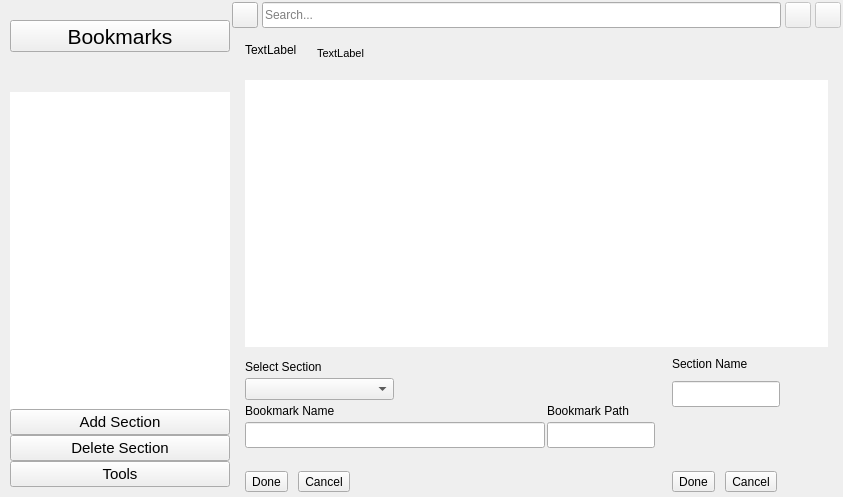
<?xml version="1.0" encoding="UTF-8"?>
<ui version="4.0">
 <class>bookmarks</class>
 <widget class="QWidget" name="bookmarks">
  <property name="geometry">
   <rect>
    <x>0</x>
    <y>0</y>
    <width>843</width>
    <height>497</height>
   </rect>
  </property>
  <property name="windowTitle">
   <string>Bookmarks</string>
  </property>
  <property name="windowIcon">
   <iconset>
    <normaloff>:/app/icons/app-icons/Bookmarks.svg</normaloff>:/app/icons/app-icons/Bookmarks.svg</iconset>
  </property>
  <property name="styleSheet">
   <string notr="true"/>
  </property>
  <layout class="QGridLayout" name="gridLayout_3">
   <property name="leftMargin">
    <number>0</number>
   </property>
   <property name="topMargin">
    <number>0</number>
   </property>
   <property name="rightMargin">
    <number>0</number>
   </property>
   <property name="bottomMargin">
    <number>0</number>
   </property>
   <property name="spacing">
    <number>0</number>
   </property>
   <item row="0" column="0" rowspan="3">
    <widget class="QWidget" name="shortcut" native="true">
     <property name="sizePolicy">
      <sizepolicy hsizetype="Expanding" vsizetype="Expanding">
       <horstretch>0</horstretch>
       <verstretch>0</verstretch>
      </sizepolicy>
     </property>
     <property name="minimumSize">
      <size>
       <width>200</width>
       <height>0</height>
      </size>
     </property>
     <property name="maximumSize">
      <size>
       <width>230</width>
       <height>16777215</height>
      </size>
     </property>
     <property name="accessibleName">
      <string>shortcut</string>
     </property>
     <layout class="QVBoxLayout" name="verticalLayout" stretch="0,0,0,0,0,0">
      <property name="spacing">
       <number>0</number>
      </property>
      <property name="leftMargin">
       <number>10</number>
      </property>
      <property name="topMargin">
       <number>20</number>
      </property>
      <property name="rightMargin">
       <number>0</number>
      </property>
      <property name="bottomMargin">
       <number>10</number>
      </property>
      <item>
       <widget class="QToolButton" name="appTitle">
        <property name="sizePolicy">
         <sizepolicy hsizetype="Preferred" vsizetype="Fixed">
          <horstretch>0</horstretch>
          <verstretch>0</verstretch>
         </sizepolicy>
        </property>
        <property name="font">
         <font>
          <pointsize>16</pointsize>
         </font>
        </property>
        <property name="focusPolicy">
         <enum>Qt::NoFocus</enum>
        </property>
        <property name="text">
         <string>Bookmarks</string>
        </property>
        <property name="icon">
         <iconset resource="icons.qrc">
          <normaloff>:/icons/Bookmarks.svg</normaloff>:/icons/Bookmarks.svg</iconset>
        </property>
        <property name="iconSize">
         <size>
          <width>24</width>
          <height>24</height>
         </size>
        </property>
        <property name="toolButtonStyle">
         <enum>Qt::ToolButtonTextBesideIcon</enum>
        </property>
       </widget>
      </item>
      <item>
       <spacer name="verticalSpacer">
        <property name="orientation">
         <enum>Qt::Vertical</enum>
        </property>
        <property name="sizeType">
         <enum>QSizePolicy::Fixed</enum>
        </property>
        <property name="sizeHint" stdset="0">
         <size>
          <width>20</width>
          <height>40</height>
         </size>
        </property>
       </spacer>
      </item>
      <item>
       <widget class="QListWidget" name="section">
        <property name="font">
         <font>
          <pointsize>11</pointsize>
          <weight>50</weight>
          <bold>false</bold>
         </font>
        </property>
        <property name="focusPolicy">
         <enum>Qt::NoFocus</enum>
        </property>
        <property name="styleSheet">
         <string notr="true"/>
        </property>
        <property name="frameShape">
         <enum>QFrame::NoFrame</enum>
        </property>
        <property name="editTriggers">
         <set>QAbstractItemView::NoEditTriggers</set>
        </property>
        <property name="showDropIndicator" stdset="0">
         <bool>false</bool>
        </property>
       </widget>
      </item>
      <item>
       <widget class="QPushButton" name="addSection">
        <property name="font">
         <font>
          <pointsize>11</pointsize>
         </font>
        </property>
        <property name="focusPolicy">
         <enum>Qt::NoFocus</enum>
        </property>
        <property name="styleSheet">
         <string notr="true"/>
        </property>
        <property name="text">
         <string>Add Section</string>
        </property>
        <property name="icon">
         <iconset resource="icons.qrc">
          <normaloff>:/icons/new_section.svg</normaloff>:/icons/new_section.svg</iconset>
        </property>
        <property name="iconSize">
         <size>
          <width>22</width>
          <height>22</height>
         </size>
        </property>
        <property name="checkable">
         <bool>false</bool>
        </property>
       </widget>
      </item>
      <item>
       <widget class="QPushButton" name="deleteSection">
        <property name="enabled">
         <bool>true</bool>
        </property>
        <property name="font">
         <font>
          <pointsize>11</pointsize>
          <weight>50</weight>
          <bold>false</bold>
         </font>
        </property>
        <property name="focusPolicy">
         <enum>Qt::NoFocus</enum>
        </property>
        <property name="text">
         <string>Delete Section</string>
        </property>
        <property name="icon">
         <iconset resource="icons.qrc">
          <normaloff>:/icons/delete.svg</normaloff>:/icons/delete.svg</iconset>
        </property>
        <property name="iconSize">
         <size>
          <width>22</width>
          <height>22</height>
         </size>
        </property>
       </widget>
      </item>
      <item>
       <widget class="QPushButton" name="cTools">
        <property name="font">
         <font>
          <pointsize>11</pointsize>
         </font>
        </property>
        <property name="focusPolicy">
         <enum>Qt::NoFocus</enum>
        </property>
        <property name="text">
         <string>Tools</string>
        </property>
        <property name="icon">
         <iconset resource="icons.qrc">
          <normaloff>:/icons/tools.svg</normaloff>:/icons/tools.svg</iconset>
        </property>
        <property name="iconSize">
         <size>
          <width>22</width>
          <height>22</height>
         </size>
        </property>
        <property name="checkable">
         <bool>false</bool>
        </property>
       </widget>
      </item>
     </layout>
    </widget>
   </item>
   <item row="2" column="2">
    <widget class="QWidget" name="bookmarkEditBox" native="true">
     <property name="sizePolicy">
      <sizepolicy hsizetype="Expanding" vsizetype="Expanding">
       <horstretch>0</horstretch>
       <verstretch>0</verstretch>
      </sizepolicy>
     </property>
     <property name="minimumSize">
      <size>
       <width>0</width>
       <height>150</height>
      </size>
     </property>
     <property name="maximumSize">
      <size>
       <width>16777215</width>
       <height>150</height>
      </size>
     </property>
     <property name="accessibleName">
      <string>bottomWidget</string>
     </property>
     <layout class="QGridLayout" name="gridLayout_2">
      <property name="leftMargin">
       <number>15</number>
      </property>
      <property name="topMargin">
       <number>10</number>
      </property>
      <property name="rightMargin">
       <number>2</number>
      </property>
      <property name="bottomMargin">
       <number>5</number>
      </property>
      <property name="spacing">
       <number>2</number>
      </property>
      <item row="5" column="0" colspan="3">
       <layout class="QHBoxLayout" name="horizontalLayout_3">
        <property name="spacing">
         <number>10</number>
        </property>
        <item>
         <widget class="QToolButton" name="editDone">
          <property name="text">
           <string>Done</string>
          </property>
         </widget>
        </item>
        <item>
         <widget class="QToolButton" name="editCancel">
          <property name="text">
           <string>Cancel</string>
          </property>
         </widget>
        </item>
        <item>
         <spacer name="horizontalSpacer_3">
          <property name="orientation">
           <enum>Qt::Horizontal</enum>
          </property>
          <property name="sizeHint" stdset="0">
           <size>
            <width>40</width>
            <height>20</height>
           </size>
          </property>
         </spacer>
        </item>
       </layout>
      </item>
      <item row="0" column="0">
       <widget class="QLabel" name="LselectSection">
        <property name="text">
         <string>Select Section </string>
        </property>
       </widget>
      </item>
      <item row="2" column="2">
       <widget class="QLabel" name="LpathName">
        <property name="text">
         <string>Bookmark Path</string>
        </property>
       </widget>
      </item>
      <item row="4" column="2">
       <widget class="QLabel" name="pathlbl">
        <property name="styleSheet">
         <string notr="true">color:rgb(255,0,0)</string>
        </property>
        <property name="text">
         <string/>
        </property>
       </widget>
      </item>
      <item row="1" column="1" colspan="2">
       <spacer name="horizontalSpacer_5">
        <property name="orientation">
         <enum>Qt::Horizontal</enum>
        </property>
        <property name="sizeHint" stdset="0">
         <size>
          <width>40</width>
          <height>20</height>
         </size>
        </property>
       </spacer>
      </item>
      <item row="4" column="0" colspan="2">
       <widget class="QLabel" name="statuslbl">
        <property name="styleSheet">
         <string notr="true">color:rgb(255,0,0)</string>
        </property>
        <property name="text">
         <string/>
        </property>
        <property name="textFormat">
         <enum>Qt::AutoText</enum>
        </property>
       </widget>
      </item>
      <item row="3" column="2">
       <widget class="QLineEdit" name="pathName">
        <property name="minimumSize">
         <size>
          <width>0</width>
          <height>26</height>
         </size>
        </property>
        <property name="maximumSize">
         <size>
          <width>16777215</width>
          <height>26</height>
         </size>
        </property>
       </widget>
      </item>
      <item row="1" column="0">
       <widget class="QComboBox" name="selectSection">
        <property name="maximumSize">
         <size>
          <width>300</width>
          <height>16777215</height>
         </size>
        </property>
        <property name="editable">
         <bool>false</bool>
        </property>
        <property name="maxVisibleItems">
         <number>8</number>
        </property>
        <property name="frame">
         <bool>true</bool>
        </property>
       </widget>
      </item>
      <item row="2" column="0">
       <widget class="QLabel" name="LbookmarkName">
        <property name="text">
         <string>Bookmark Name</string>
        </property>
       </widget>
      </item>
      <item row="3" column="0" colspan="2">
       <widget class="QLineEdit" name="bookmarkName">
        <property name="minimumSize">
         <size>
          <width>300</width>
          <height>26</height>
         </size>
        </property>
        <property name="maximumSize">
         <size>
          <width>300</width>
          <height>26</height>
         </size>
        </property>
       </widget>
      </item>
     </layout>
    </widget>
   </item>
   <item row="2" column="3">
    <widget class="QWidget" name="addSectionBox" native="true">
     <property name="sizePolicy">
      <sizepolicy hsizetype="Expanding" vsizetype="Expanding">
       <horstretch>0</horstretch>
       <verstretch>0</verstretch>
      </sizepolicy>
     </property>
     <property name="minimumSize">
      <size>
       <width>0</width>
       <height>150</height>
      </size>
     </property>
     <property name="maximumSize">
      <size>
       <width>16777215</width>
       <height>150</height>
      </size>
     </property>
     <property name="accessibleName">
      <string>bottomWidget</string>
     </property>
     <property name="styleSheet">
      <string notr="true">toolWidgets</string>
     </property>
     <layout class="QGridLayout" name="gridLayout">
      <property name="leftMargin">
       <number>15</number>
      </property>
      <property name="topMargin">
       <number>10</number>
      </property>
      <property name="rightMargin">
       <number>2</number>
      </property>
      <property name="bottomMargin">
       <number>5</number>
      </property>
      <property name="horizontalSpacing">
       <number>2</number>
      </property>
      <property name="verticalSpacing">
       <number>10</number>
      </property>
      <item row="3" column="0">
       <spacer name="verticalSpacer_2">
        <property name="orientation">
         <enum>Qt::Vertical</enum>
        </property>
        <property name="sizeHint" stdset="0">
         <size>
          <width>20</width>
          <height>40</height>
         </size>
        </property>
       </spacer>
      </item>
      <item row="0" column="0">
       <widget class="QLabel" name="label">
        <property name="sizePolicy">
         <sizepolicy hsizetype="Minimum" vsizetype="Minimum">
          <horstretch>0</horstretch>
          <verstretch>0</verstretch>
         </sizepolicy>
        </property>
        <property name="text">
         <string>Section Name</string>
        </property>
       </widget>
      </item>
      <item row="1" column="0">
       <widget class="QLineEdit" name="sectionName">
        <property name="minimumSize">
         <size>
          <width>0</width>
          <height>26</height>
         </size>
        </property>
        <property name="maximumSize">
         <size>
          <width>300</width>
          <height>26</height>
         </size>
        </property>
       </widget>
      </item>
      <item row="2" column="0">
       <widget class="QLabel" name="sectionStatus">
        <property name="sizePolicy">
         <sizepolicy hsizetype="Expanding" vsizetype="Preferred">
          <horstretch>0</horstretch>
          <verstretch>0</verstretch>
         </sizepolicy>
        </property>
        <property name="styleSheet">
         <string notr="true">color:rgb(255,0,0)</string>
        </property>
        <property name="text">
         <string/>
        </property>
       </widget>
      </item>
      <item row="1" column="1">
       <spacer name="horizontalSpacer_2">
        <property name="orientation">
         <enum>Qt::Horizontal</enum>
        </property>
        <property name="sizeHint" stdset="0">
         <size>
          <width>40</width>
          <height>20</height>
         </size>
        </property>
       </spacer>
      </item>
      <item row="4" column="0" colspan="2">
       <layout class="QHBoxLayout" name="horizontalLayout_4">
        <property name="spacing">
         <number>10</number>
        </property>
        <item>
         <widget class="QToolButton" name="sectionDone">
          <property name="text">
           <string>Done</string>
          </property>
         </widget>
        </item>
        <item>
         <widget class="QToolButton" name="sectionCancel">
          <property name="text">
           <string>Cancel</string>
          </property>
         </widget>
        </item>
        <item>
         <spacer name="horizontalSpacer_4">
          <property name="orientation">
           <enum>Qt::Horizontal</enum>
          </property>
          <property name="sizeHint" stdset="0">
           <size>
            <width>40</width>
            <height>20</height>
           </size>
          </property>
         </spacer>
        </item>
       </layout>
      </item>
     </layout>
    </widget>
   </item>
   <item row="1" column="1" colspan="3">
    <widget class="QWidget" name="widget" native="true">
     <property name="accessibleName">
      <string>contentList</string>
     </property>
     <layout class="QVBoxLayout" name="verticalLayout_2">
      <property name="spacing">
       <number>20</number>
      </property>
      <property name="leftMargin">
       <number>15</number>
      </property>
      <property name="topMargin">
       <number>10</number>
      </property>
      <property name="rightMargin">
       <number>15</number>
      </property>
      <property name="bottomMargin">
       <number>0</number>
      </property>
      <item>
       <widget class="QFrame" name="frame_2">
        <property name="styleSheet">
         <string notr="true"/>
        </property>
        <property name="frameShape">
         <enum>QFrame::NoFrame</enum>
        </property>
        <property name="frameShadow">
         <enum>QFrame::Plain</enum>
        </property>
        <layout class="QHBoxLayout" name="horizontalLayout_2">
         <property name="spacing">
          <number>0</number>
         </property>
         <property name="leftMargin">
          <number>0</number>
         </property>
         <property name="topMargin">
          <number>0</number>
         </property>
         <property name="rightMargin">
          <number>0</number>
         </property>
         <property name="bottomMargin">
          <number>0</number>
         </property>
         <item>
          <widget class="QLabel" name="selectedSection">
           <property name="text">
            <string>TextLabel</string>
           </property>
          </widget>
         </item>
         <item>
          <spacer name="horizontalSpacer_7">
           <property name="orientation">
            <enum>Qt::Horizontal</enum>
           </property>
           <property name="sizeType">
            <enum>QSizePolicy::Fixed</enum>
           </property>
           <property name="sizeHint" stdset="0">
            <size>
             <width>20</width>
             <height>20</height>
            </size>
           </property>
          </spacer>
         </item>
         <item>
          <widget class="QLabel" name="bookmarkCount">
           <property name="font">
            <font>
             <pointsize>8</pointsize>
            </font>
           </property>
           <property name="text">
            <string>TextLabel</string>
           </property>
           <property name="alignment">
            <set>Qt::AlignBottom|Qt::AlignLeading|Qt::AlignLeft</set>
           </property>
           <property name="textInteractionFlags">
            <set>Qt::NoTextInteraction</set>
           </property>
          </widget>
         </item>
         <item>
          <spacer name="horizontalSpacer">
           <property name="orientation">
            <enum>Qt::Horizontal</enum>
           </property>
           <property name="sizeHint" stdset="0">
            <size>
             <width>40</width>
             <height>20</height>
            </size>
           </property>
          </spacer>
         </item>
        </layout>
       </widget>
      </item>
      <item>
       <widget class="QTableWidget" name="boklist">
        <property name="enabled">
         <bool>true</bool>
        </property>
        <property name="focusPolicy">
         <enum>Qt::NoFocus</enum>
        </property>
        <property name="frameShape">
         <enum>QFrame::NoFrame</enum>
        </property>
        <property name="frameShadow">
         <enum>QFrame::Plain</enum>
        </property>
        <property name="horizontalScrollBarPolicy">
         <enum>Qt::ScrollBarAlwaysOff</enum>
        </property>
        <property name="editTriggers">
         <set>QAbstractItemView::NoEditTriggers</set>
        </property>
        <property name="tabKeyNavigation">
         <bool>true</bool>
        </property>
        <property name="showDropIndicator" stdset="0">
         <bool>false</bool>
        </property>
        <property name="dragDropOverwriteMode">
         <bool>false</bool>
        </property>
        <property name="selectionMode">
         <enum>QAbstractItemView::SingleSelection</enum>
        </property>
        <property name="selectionBehavior">
         <enum>QAbstractItemView::SelectRows</enum>
        </property>
        <property name="iconSize">
         <size>
          <width>20</width>
          <height>20</height>
         </size>
        </property>
        <property name="showGrid">
         <bool>false</bool>
        </property>
        <property name="cornerButtonEnabled">
         <bool>false</bool>
        </property>
        <attribute name="horizontalHeaderVisible">
         <bool>false</bool>
        </attribute>
        <attribute name="horizontalHeaderDefaultSectionSize">
         <number>300</number>
        </attribute>
        <attribute name="horizontalHeaderStretchLastSection">
         <bool>true</bool>
        </attribute>
        <attribute name="verticalHeaderVisible">
         <bool>false</bool>
        </attribute>
        <attribute name="verticalHeaderDefaultSectionSize">
         <number>30</number>
        </attribute>
        <attribute name="verticalHeaderMinimumSectionSize">
         <number>22</number>
        </attribute>
        <attribute name="verticalHeaderStretchLastSection">
         <bool>false</bool>
        </attribute>
       </widget>
      </item>
     </layout>
    </widget>
   </item>
   <item row="0" column="1" colspan="3">
    <widget class="QWidget" name="nevegationbar" native="true">
     <property name="minimumSize">
      <size>
       <width>0</width>
       <height>30</height>
      </size>
     </property>
     <property name="maximumSize">
      <size>
       <width>16777215</width>
       <height>30</height>
      </size>
     </property>
     <property name="accessibleName">
      <string>upWidget</string>
     </property>
     <layout class="QHBoxLayout" name="horizontalLayout">
      <property name="spacing">
       <number>4</number>
      </property>
      <property name="leftMargin">
       <number>2</number>
      </property>
      <property name="topMargin">
       <number>0</number>
      </property>
      <property name="rightMargin">
       <number>2</number>
      </property>
      <property name="bottomMargin">
       <number>0</number>
      </property>
      <item>
       <widget class="QToolButton" name="reload">
        <property name="minimumSize">
         <size>
          <width>26</width>
          <height>26</height>
         </size>
        </property>
        <property name="maximumSize">
         <size>
          <width>26</width>
          <height>26</height>
         </size>
        </property>
        <property name="focusPolicy">
         <enum>Qt::NoFocus</enum>
        </property>
        <property name="toolTip">
         <string>Reload</string>
        </property>
        <property name="styleSheet">
         <string notr="true"/>
        </property>
        <property name="text">
         <string/>
        </property>
        <property name="icon">
         <iconset resource="icons.qrc">
          <normaloff>:/icons/refresh.svg</normaloff>:/icons/refresh.svg</iconset>
        </property>
        <property name="iconSize">
         <size>
          <width>22</width>
          <height>22</height>
         </size>
        </property>
       </widget>
      </item>
      <item>
       <widget class="QLineEdit" name="searchBook">
        <property name="minimumSize">
         <size>
          <width>0</width>
          <height>26</height>
         </size>
        </property>
        <property name="maximumSize">
         <size>
          <width>16777215</width>
          <height>26</height>
         </size>
        </property>
        <property name="toolTip">
         <string>Search</string>
        </property>
        <property name="styleSheet">
         <string notr="true"/>
        </property>
        <property name="text">
         <string/>
        </property>
        <property name="placeholderText">
         <string>Search...</string>
        </property>
        <property name="clearButtonEnabled">
         <bool>true</bool>
        </property>
       </widget>
      </item>
      <item>
       <widget class="QToolButton" name="bookmarkDelete">
        <property name="enabled">
         <bool>false</bool>
        </property>
        <property name="minimumSize">
         <size>
          <width>26</width>
          <height>26</height>
         </size>
        </property>
        <property name="maximumSize">
         <size>
          <width>26</width>
          <height>26</height>
         </size>
        </property>
        <property name="focusPolicy">
         <enum>Qt::NoFocus</enum>
        </property>
        <property name="toolTip">
         <string>Delete selected Bookmark</string>
        </property>
        <property name="text">
         <string/>
        </property>
        <property name="icon">
         <iconset resource="icons.qrc">
          <normaloff>:/icons/delete.svg</normaloff>:/icons/delete.svg</iconset>
        </property>
        <property name="iconSize">
         <size>
          <width>22</width>
          <height>22</height>
         </size>
        </property>
       </widget>
      </item>
      <item>
       <widget class="QToolButton" name="bookmarkEdit">
        <property name="enabled">
         <bool>false</bool>
        </property>
        <property name="minimumSize">
         <size>
          <width>26</width>
          <height>26</height>
         </size>
        </property>
        <property name="maximumSize">
         <size>
          <width>26</width>
          <height>26</height>
         </size>
        </property>
        <property name="focusPolicy">
         <enum>Qt::NoFocus</enum>
        </property>
        <property name="toolTip">
         <string>Edit selected Bookmark</string>
        </property>
        <property name="styleSheet">
         <string notr="true"/>
        </property>
        <property name="text">
         <string/>
        </property>
        <property name="icon">
         <iconset resource="icons.qrc">
          <normaloff>:/icons/edit.svg</normaloff>:/icons/edit.svg</iconset>
        </property>
        <property name="iconSize">
         <size>
          <width>22</width>
          <height>22</height>
         </size>
        </property>
       </widget>
      </item>
     </layout>
    </widget>
   </item>
  </layout>
 </widget>
 <resources>
  <include location="icons.qrc"/>
 </resources>
 <connections/>
</ui>
